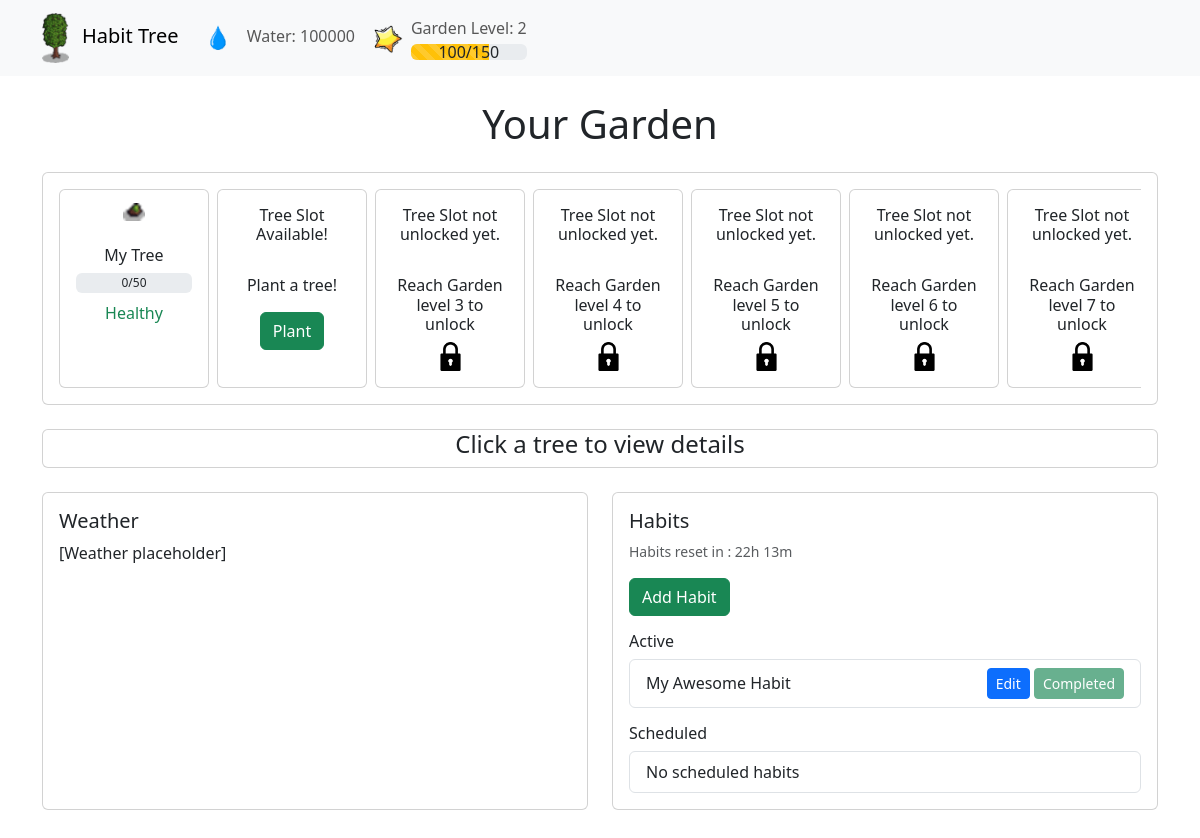
The page / on the database its author committed.
### tables this page shows
CREATE TABLE Garden (
                Creation_Date TEXT,
                Level INTEGER,
                Experience INTEGER,
                Experience_Required INTEGER,
                Water INTEGER
            );

CREATE TABLE Trees (
                Name TEXT,
                Creation_Date TEXT,
                Stage INTEGER,
                Water INTEGER,
                Water_Required INTEGER,
                Last_Watered TEXT,
                Moisture INTEGER
            );

CREATE TABLE Habits (
                Name TEXT PRIMARY KEY,
                Creation_Date TEXT,
                Priority INTEGER,
                Days_Of_The_Week TEXT,
                Completed BOOLEAN
            );

### app/app.py (the view)
@app.route('/')
def index():
    db = get_db()
    active, scheduled = process_habits(get_habits_data(db))
    return render_template("index.html",
        trees=process_trees(get_trees_data(db), get_garden_data(db)['Level']),
        active_habits=active,
        scheduled_habits=scheduled,
        garden=get_garden_data(db)
)

### app/app.py (called while the page is built)
def get_db():
    if 'db' not in g:
        g.db = sqlite3.connect(DATABASE, timeout=20)  # Increased timeout
        g.db.row_factory = sqlite3.Row  # Return rows as dictionaries
    return g.db

def get_garden_data(db):
    return db.execute('''
        SELECT Level, Experience, Experience_Required, Water
        FROM Garden
        LIMIT 1
    ''').fetchone()

def get_trees_data(db):
    return db.execute('''
        SELECT rowid, *, Creation_Date
        FROM Trees
        ORDER BY Creation_Date
        LIMIT 10
    ''').fetchall()

def get_habits_data(db):
    return db.execute('''
        SELECT Name, Creation_Date, Priority, Days_Of_The_Week, Completed
        FROM Habits
    ''').fetchall()

def process_trees(trees_data, garden_level):
    trees = []
    for i in range(10):
        required_level = TREE_REQUIREMENTS[i]
        unlocked = garden_level >= required_level
        planted = i < len(trees_data)
        tree = {
            "unlocked": unlocked,
            "planted": planted,
            "required_level": required_level
        }
        if unlocked and planted:
            tree.update({
                "name": trees_data[i]['Name'],
                "stage": trees_data[i]['Stage'],
                "water": trees_data[i]['Water'],
                "water_required": trees_data[i]['Water_Required'],
                "last_watered": trees_data[i]['Last_Watered'],
                "moisture": trees_data[i]["Moisture"]
            })
        trees.append(tree)
    return trees

def process_habits(habits_data):
    current_day = datetime.datetime.now().strftime("%A")
    active, scheduled = [], []
    for habit in habits_data:
        days = [d.strip() for d in habit['Days_Of_The_Week'].split(',')]
        habit_dict = {
            "name": habit['Name'],
            "creation_date": habit['Creation_Date'],
            "priority": habit['Priority'],
            "days": habit['Days_Of_The_Week'],
            "completed": bool(habit['Completed'])
        }
        if current_day in days:
            active.append(habit_dict)
        else:
            scheduled.append(habit_dict)
    return active, scheduled

### app/templates/index.html (shortened to what this page needs)
<!DOCTYPE html>
<html lang="en">
<head>
    <link href="https://cdn.jsdelivr.net/npm/bootstrap@5.3.0/dist/css/bootstrap.min.css" rel="stylesheet">
</head>
<body>
    <nav class="navbar navbar-expand-lg navbar-light bg-light">
        <div class="container">
            <a class="navbar-brand" href="">
                <img src="/static/tree_stage_6.png" class="me-2" style="height: 2.5em;">
                Habit Tree
            </a>
            <div class="collapse navbar-collapse" id="navbarNav">
                <ul class="navbar-nav">
                    <li class="nav-item">
                        <a class="nav-link">
                            <img src="/static/water_drop.png" class="me-2" style="height: 2em;">
                            Water: {{ garden.water }}
                        </a>
                    </li>
                </ul>
                <ul class="navbar-nav">
                    <li class="nav-item">
                        <a class="nav-link d-flex align-items-center">
                            <img src="/static/experience.png" class="me-2" style="height: 2em;">
                            <div class="d-flex flex-column align-items-center">
                                <span class="mb-1">Garden Level: {{ garden.level }}</span>
                                <div class="position-relative w-100">
                                    <div class="progress">
                                        <div class="progress-bar progress-bar-striped bg-warning" role="progressbar"
                                            style="width: {{ (garden.experience / garden.experience_required * 100) | round(0) }}%;"
                                            aria-valuenow="{{ garden.experience }}" aria-valuemin="0"
                                            aria-valuemax="{{ garden.experience_required }}">
                                        </div>
                                    </div>
                                    <div class="position-absolute top-50 start-50 translate-middle text-dark">
                                        {{ garden.experience }}/{{ garden.experience_required }}
                                    </div>
                                </div>
                            </div>
            </div>
        </div>
    </nav>
    <div class="container my-4">
        <h1 class="mb-4 text-center">Your Garden</h1>
        <div class="card mb-4">
            <div class="card-body">
                <div class="overflow-auto">
                    <div class="d-flex">
                        {% for tree in trees %}
                        {% if tree.unlocked %}
                        {% if tree.planted %}
                        <div class="card me-2" style="min-width: 150px; cursor: pointer;" data-tree="true"
                            data-index="{{ loop.index0 }}" data-name="{{ tree.name }}" data-water="{{ tree.water }}"
                            data-stage="{{ tree.stage }}" data-water-required="{{ tree.water_required }}"
                            data-last-watered="{{ tree.last_watered }}">
                            <div class="text-center p-2">
                                <img src="/static/tree_stage_{{ tree.stage }}.png" class="d-inline-block"
                                    alt="Tree Stage">
                            </div>
                            <div class="card-body text-center">
                                <h6 class="card-title mb-2">{{ tree.name }}</h6>
                                <div class="progress" style="height: 20px; position: relative;">
                                    <div style="position: absolute; top: 0; left: 0;
               width: 100%; height: 100%;
               display: flex; align-items: center;
               justify-content: center; pointer-events: none;">
                                        {{ tree.water }}/{{ tree.water_required }}
                                    </div>
                                </div>
                                {% set m = tree.moisture %}
                                <p class="
        mt-2
        {% if m < 30 %}text-danger{% elif m < 50 %}text-warning
        {% elif m < 70 %}text-secondary{% elif m < 90 %}text-success
        {% else %}text-info{% endif %}
      ">
                                    {% if m < 30 %} Very Dry {% elif m < 50 %} Dry {% elif m < 70 %} Neutral {% elif m <
                                        90 %} Healthy {% else %} Too moist {% endif %} </p>
                            </div>
                        </div>
                        {% else %}
                        <div class="card me-2" style="min-width: 150px;">
                            <div class="card-body text-center">
                                <h6 class="card-title mb-2">Tree Slot Available!</h6>
                                <br>
                                <h6 class="card-title mb-2">Plant a tree!</h6>
                                <form action="/plant_tree" method="POST">
                                    <button type="submit" class="btn btn-success mt-2">
                                        Plant
                                    </button>
                                </form>
                            </div>
                        </div>
                        {% endif %}
                        {% else %}
                        <div class="card me-2" style="min-width: 150px;">
                            <div class="card-body text-center">
                                <h6 class="card-title mb-2">Tree Slot not unlocked yet.</h6>
                                <br>
                                <h6 class="card-title mb-2">Reach Garden level {{ tree.required_level }} to unlock</h6>
                                <img src="/static/lock.png" class="card-img-top img-fluid w-25" alt="Locked">
                            </div>
                        </div>
                        {% endif %}
                        {% endfor %}
                    </div>
                </div>
            </div>
        </div>
        <div id="instruction" class="card mt-4 mb-4">
            <h4 class="text-center">Click a tree to view details</h4>
        </div>
        <div class="row">
            <div class="col-md-6 mb-4">
                <div class="card h-100">
                    <div class="card-body">
                        <h5 class="card-title">Weather</h5>
                        <p class="card-text">[Weather placeholder]</p>
                    </div>
                </div>
            </div>
            <div class="col-md-6 mb-4">
                <div class="card h-100">
                    <div class="card-body">
                        <h5 class="card-title">Habits</h5>
                        <small class="text-muted d-block mb-3">Habits reset in : 22h 13m</small>
                        <button type="button" class="btn btn-success mb-3" data-bs-toggle="modal"
                            data-bs-target="#habitModal" data-action="add">
                            Add Habit
                        </button>
                        <h6>Active</h6>
                        <div class="list-group mb-3">
                            {% for habit in active_habits %}
                            <div class="list-group-item d-flex justify-content-between align-items-center">
                                {{ habit.name }}
                                <div>
                                    <button type="button" class="btn btn-sm btn-primary" data-bs-toggle="modal"
                                        data-bs-target="#habitModal" data-action="edit" data-habit-id="{{ habit.id }}"
                                        data-habit-name="{{ habit.name }}" data-habit-priority="{{ habit.priority }}"
                                        data-habit-days="{{ habit.days }}">
                                        Edit
                                    </button>
                                    {% if not habit.completed %}
                                    <button type="button" class="btn btn-sm btn-success"
                                        onclick="completeHabit('{{ habit.name }}')">Mark as complete</button>
                                    {% else %}
                                    <button type="button" class="btn btn-sm btn-success" disabled>Completed</button>
                                    {% endif %}
                                </div>
                            </div>
                            {% else %}
                            <div class="list-group-item">No active habits</div>
                            {% endfor %}
                        </div>
                        <h6>Scheduled</h6>
                        <div class="list-group">
                            {% for habit in scheduled_habits %}
                            <div class="list-group-item d-flex justify-content-between align-items-center">
                                {{ habit.name }}
                                <button type="button" class="btn btn-sm btn-primary" data-bs-toggle="modal"
                                    data-bs-target="#habitModal" data-action="edit" data-habit-id="{{ habit.id }}"
                                    data-habit-name="{{ habit.name }}" data-habit-priority="{{ habit.priority }}"
                                    data-habit-days="{{ habit.days }}">
                                    Edit
                                </button>
                            </div>
                            {% else %}
                            <div class="list-group-item">No scheduled habits</div>
                            {% endfor %}
                        </div>
                    </div>
                </div>
            </div>
</body>
</html>

### rows shown on the page
Garden: water "100000", level "2", experience "100", experience_required "150"
Trees: name "My Tree", water "0", water_required "50", shows "Healthy"
Habits: name "My Awesome Habit", Completed "Completed"

### other values the page prints
{{ tree.required_level }} "3" "4" "5" "6" "7"
